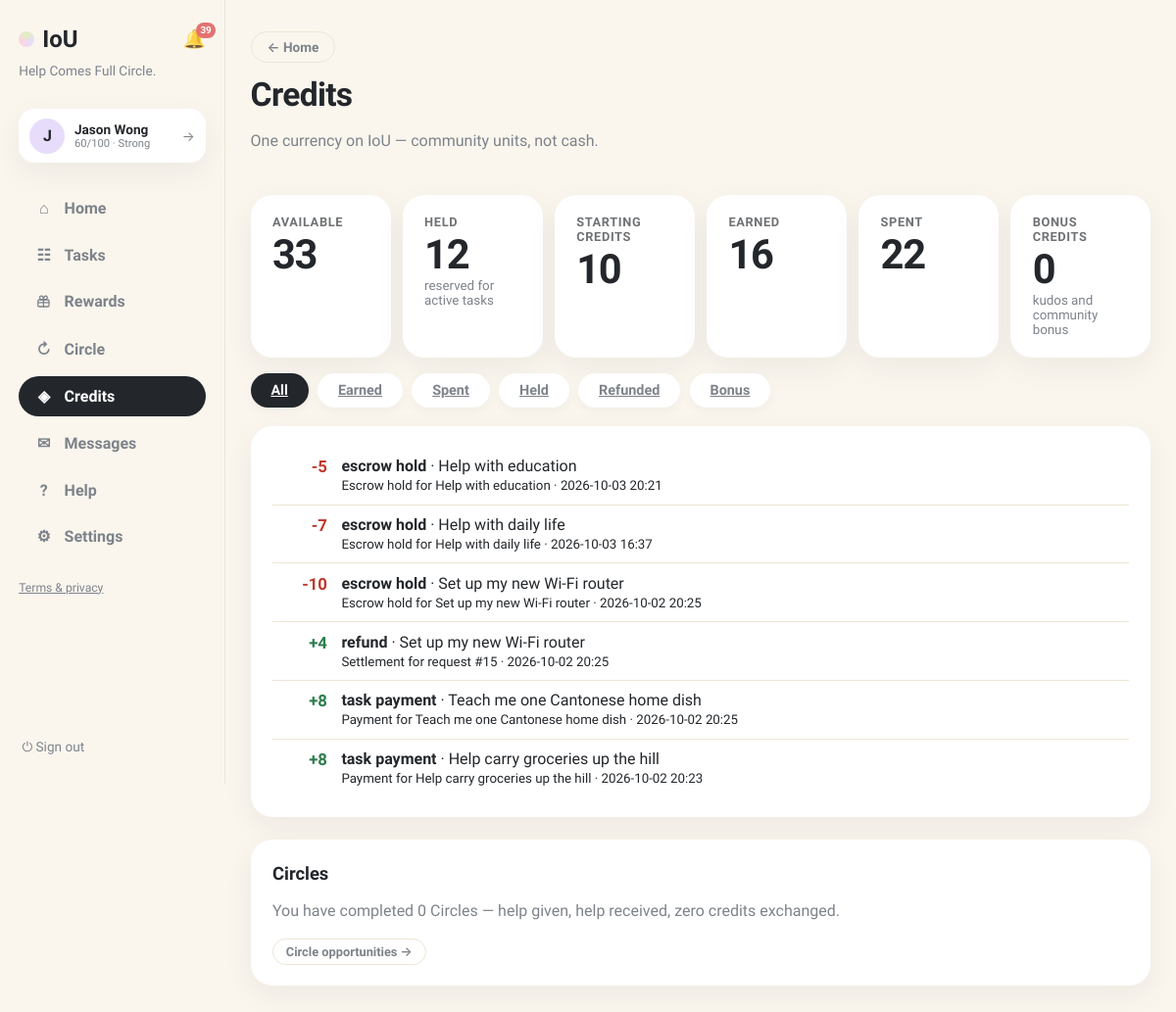
Page /history (signed in) on the earlier database version.
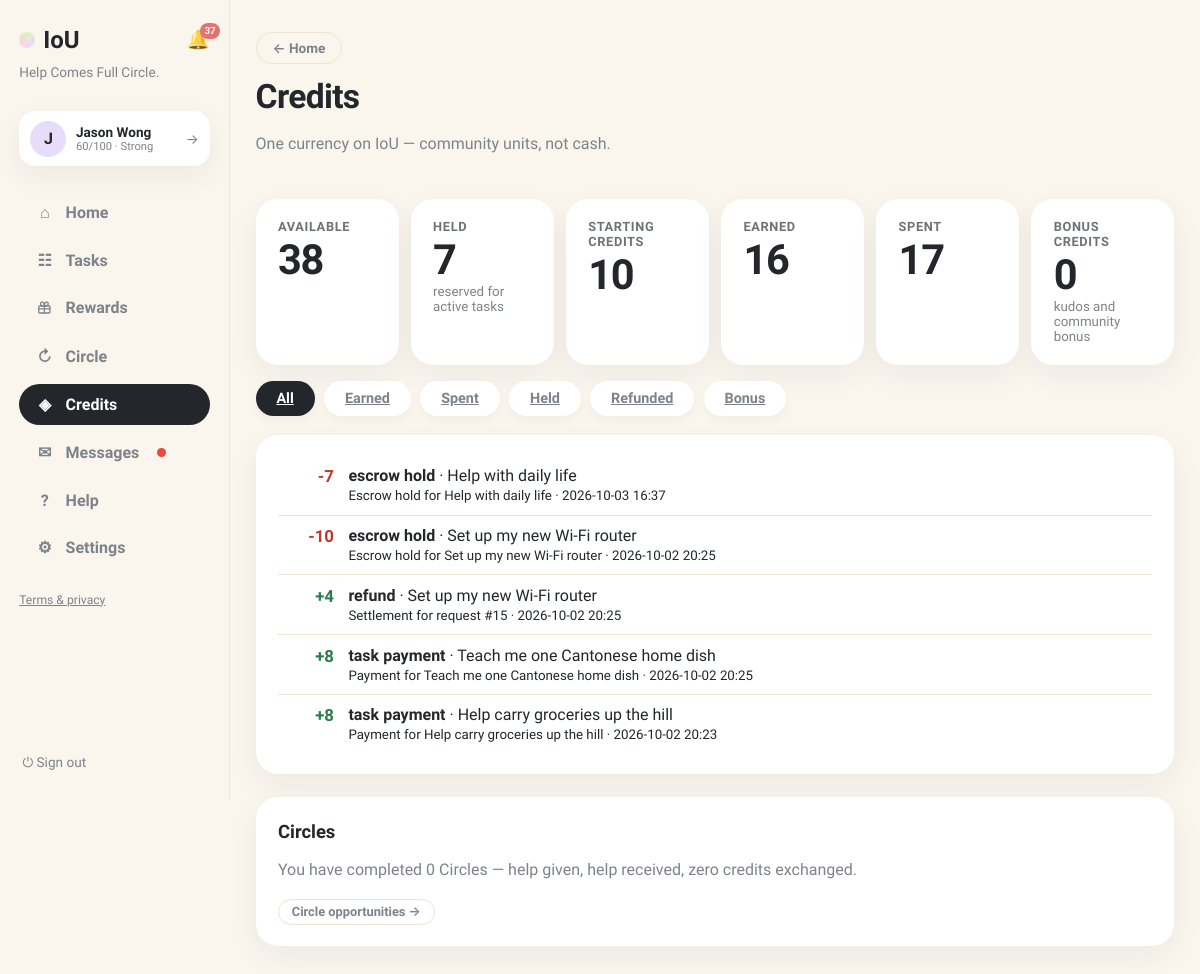
Same page on the later database version.
### tables this page shows
CREATE TABLE ledger (
                id INTEGER PRIMARY KEY, user_id INTEGER NOT NULL, request_id INTEGER,
                kind TEXT NOT NULL, amount INTEGER NOT NULL, description TEXT NOT NULL,
                created_at TEXT NOT NULL, FOREIGN KEY(user_id) REFERENCES users(id),
                FOREIGN KEY(request_id) REFERENCES requests(id)
            );

CREATE TABLE requests (
                id INTEGER PRIMARY KEY, title TEXT NOT NULL, description TEXT NOT NULL,
                category TEXT NOT NULL, requester_id INTEGER NOT NULL,
                status TEXT NOT NULL DEFAULT 'open', provider_id INTEGER,
                requester_value INTEGER, requester_buffer INTEGER,
                provider_value INTEGER, provider_buffer INTEGER,
                agreed_value INTEGER, negotiation_deadline TEXT,
                effort_minutes INTEGER, complexity INTEGER, quality_score INTEGER,
                completed_at TEXT,
                created_at TEXT NOT NULL, location TEXT, needed_by TEXT, urgency TEXT, meetup_date TEXT, meetup_time TEXT, meetup_location TEXT, preferred_time TEXT, completion_note TEXT, completion_evidence TEXT, confirm_requester INTEGER NOT NULL DEFAULT 0, confirm_provider INTEGER NOT NULL DEFAULT 0, started_at TEXT, provider_completed_at TEXT, requester_confirmed_at TEXT, release_at TEXT, proof_path TEXT, proof_status TEXT, dispute_eligible INTEGER NOT NULL DEFAULT 1, dispute_window_days INTEGER NOT NULL DEFAULT 3, settlement_value INTEGER, circle_id INTEGER, cancel_requested_by INTEGER, cancel_reason TEXT, cancel_compensation INTEGER NOT NULL DEFAULT 0, evidence_required INTEGER NOT NULL DEFAULT 1, duration_minutes INTEGER NOT NULL DEFAULT 0, community_id INTEGER, visibility TEXT NOT NULL DEFAULT 'public', reservation_status TEXT NOT NULL DEFAULT 'public', selected_by_user_id INTEGER, was_ever_reserved INTEGER NOT NULL DEFAULT 0,
                FOREIGN KEY(requester_id) REFERENCES users(id),
                FOREIGN KEY(provider_id) REFERENCES users(id)
            );

### app.py (the view)
@app.get("/history", response_class=HTMLResponse)
def credit_history(request: Request, view: str = "all"):
    user = current_user(request)
    if not user:
        return RedirectResponse("/login", status_code=303)
    kinds = {
        "all": "", "earned": "AND l.amount > 0 AND l.kind IN ('task_payment','welcome_credit')",
        "spent": "AND l.amount < 0 AND l.kind NOT IN ('refund','cancellation_refund')",
        "held": "AND l.kind='escrow_hold'",
        "refunded": "AND l.kind IN ('refund','cancellation_refund')",
        "bonus": "AND l.kind IN ('kudos_bonus','community_test')",
    }
    clause = kinds.get(view, "")
    with db() as connection:
        sql = (
            """SELECT l.*, r.title FROM ledger l LEFT JOIN requests r ON r.id=l.request_id
               WHERE l.user_id=? %s ORDER BY l.created_at DESC""" % clause
        )
        ledger = connection.execute(sql, (user["id"],)).fetchall()
        summary = {
            "available": user["balance"],
            "held": user["held_balance"],
            "starting": 10,
            "earned": connection.execute(
                """SELECT COALESCE(SUM(l.amount),0) s FROM ledger l
                   WHERE l.user_id=? AND l.amount>0 AND l.kind IN ('task_payment','welcome_credit')""",
                (user["id"],)).fetchone()["s"],
            "spent": abs(connection.execute(
                """SELECT COALESCE(SUM(l.amount),0) s FROM ledger l
                   WHERE l.user_id=? AND l.amount<0
                     AND l.kind NOT IN ('refund','cancellation_refund')""",
                (user["id"],)).fetchone()["s"]),
            "bonus": connection.execute(
                """SELECT COALESCE(SUM(l.amount),0) s FROM ledger l
                   WHERE l.user_id=? AND l.kind IN ('kudos_bonus','community_test')""",
                (user["id"],)).fetchone()["s"],
            "circle": connection.execute(
                """SELECT COUNT(DISTINCT cp.id) c FROM chain_proposals cp
                   JOIN chain_members cm ON cm.proposal_id=cp.id
                   WHERE cm.user_id=? AND cp.status='completed'""", (user["id"],)).fetchone()["c"],
        }
    return render(request, "history.html", page="credits", ledger=ledger,
                  summary=summary, view=view, views=list(kinds))

### templates/history.html (shortened to what this page needs)
{% extends "base.html" %}
{% block content %}
<header class="page-head">
  <div>
    <a class="btn-ghost btn-back" href="/">← Home</a>
    <h1 style="margin-top:.8rem">Credits</h1>
    <p class="muted">One currency on IoU — community units, not cash.</p>
  </div>
</header>
<div class="credit-summary">
  <div class="card"><span class="stat-label">Available</span><span class="stat-big {% if summary.available < 0 %}neg{% endif %}">{{ summary.available }}</span></div>
  <div class="card"><span class="stat-label">Held</span><span class="stat-big">{{ summary.held }}</span><small class="muted">reserved for active tasks</small></div>
  <div class="card"><span class="stat-label">Starting credits</span><span class="stat-big">{{ summary.starting }}</span></div>
  <div class="card"><span class="stat-label">Earned</span><span class="stat-big">{{ summary.earned }}</span></div>
  <div class="card"><span class="stat-label">Spent</span><span class="stat-big">{{ summary.spent }}</span></div>
  <div class="card"><span class="stat-label">Bonus credits</span><span class="stat-big">{{ summary.bonus }}</span><small class="muted">kudos and community bonus</small></div>
</div>
<div class="board-tabs">
  {% for key in views %}
  <a class="btab {% if view == key %}active{% endif %}" href="/history?view={{ key }}">{{ key|capitalize }}</a>
  {% endfor %}
</div>
<div class="card">
  <ul class="ledger-list">
  {% for item in ledger %}
    <li><span class="ledger-amount {% if item.amount > 0 %}pos{% else %}neg{% endif %}">{{ '+' if item.amount > 0 else '' }}{{ item.amount }}</span><div><b>{{ item.kind.replace('_',' ') }}</b>{% if item.title %} · {{ item.title }}{% endif %}<br><small>{{ item.description }} · {{ item.created_at[:16]|replace('T',' ') }}</small></div></li>
  {% else %}<li class="empty">Nothing in this category yet.</li>{% endfor %}
  </ul>
</div>
<section class="card">
  <h2>Circles</h2>
  <p class="muted">You have completed {{ summary.circle }} Circle{{ 's' if summary.circle != 1 }} — help given, help received, zero credits exchanged.</p>
  <a class="btn-ghost btn-sm" href="/chain-invitations">Circle opportunities →</a>
</section>
{% endblock %}

### templates/base.html (shortened to what this page needs)
<!doctype html>
<html lang="en"><head><link rel="stylesheet" href="/static/style.css"></head>
<body class="app-body">
<nav class="sidebar">
  <div class="brand-row">
    <a class="brand" href="/"><span class="brand-dot"></span>IoU</a>
    {% if user %}
    <a class="bell {% if page == 'notifications' %}active{% endif %}" href="/notifications" title="Notifications">🔔{% if unread_notifs or unread_msgs %}<span class="bell-badge">{{ (unread_notifs or 0) + (unread_msgs or 0) }}</span>{% endif %}</a>
    {% endif %}
  </div>
  <p class="brand-tag">Help Comes Full Circle.</p>
  {% if user %}
  <a class="side-user" href="/profile" title="Your profile">
    <div class="avatar">{{ user.name[0] }}</div>
    {% set sc = user.reliability if user.reliability is not none else 60 %}
    {% set lab = 'Suspended' if sc <= 0 else ('Restricted' if sc < 30 else ('Limited' if sc < 60 else ('Strong' if sc < 80 else 'Excellent'))) %}
    <div class="sidebar-user-meta"><b>{{ user.name }}</b>
      <small>{{ sc }}/100 · {{ lab }}</small>
    </div>
    <span class="side-user-arrow">→</span>
  </a>
  <div class="nav-links">
    <a class="nav-link {% if page == 'home' %}active{% endif %}" href="/"><span class="nav-ico">⌂</span>Home</a>
    <a class="nav-link {% if page == 'browse' %}active{% endif %}" href="/browse"><span class="nav-ico">☷</span>Tasks</a>
    <a class="nav-link " href="/rewards"><span class="nav-ico"></span>Rewards</a>
    <a class="nav-link {% if page == 'circle' %}active{% endif %}" href="/chain-invitations"><span class="nav-ico">↻</span>Circle{% if circle_pending %}<span class="unread-dot"></span>{% endif %}</a>
    <a class="nav-link {% if page == 'credits' %}active{% endif %}" href="/history"><span class="nav-ico">◈</span>Credits</a>
    <a class="nav-link {% if page == 'messages' %}active{% endif %}" href="/messages"><span class="nav-ico">✉</span>Messages{% if unread_msgs %}<span class="unread-dot"></span>{% endif %}</a>
    <a class="nav-link {% if page == 'help' %}active{% endif %}" href="/help"><span class="nav-ico">?</span>Help</a>
    <a class="nav-link {% if page == 'account' %}active{% endif %}" href="/account"><span class="nav-ico">⚙</span>Settings</a>
  </div>
  <p class="nav-footer"><a href="/legal">Terms &amp; privacy</a></p>
  <form method="post" action="/logout" class="side-logout"><button class="link-button" title="Sign out">⏻ Sign out</button></form>
  {% else %}
  <div class="nav-links">
    <a class="nav-link" href="/login"><span class="nav-ico">→</span>Sign in</a>
    <a class="nav-link" href="/register"><span class="nav-ico">＋</span>Create account</a>
  </div>
  <p class="nav-footer"><a href="/legal">Terms &amp; privacy</a></p>
  {% endif %}
</nav>
<main class="content {% block content_class %}{% endblock %}">{% block content %}{% endblock %}</main>
</body></html>

Differences in the rows shown:
removed ledger: amount "-5", kind.replace "escrow hold", title "Help with education", description "Escrow hold for Help with education", created_at "2026-10-03 20:21"
Other differences:
{{ (unread_notifs or 0) + (unread_msgs or 0) }}: "39" → "37"
{{ summary.available }}: "33" → "38"
{{ summary.held }}: "12" → "7"
{{ summary.spent }}: "22" → "17"
